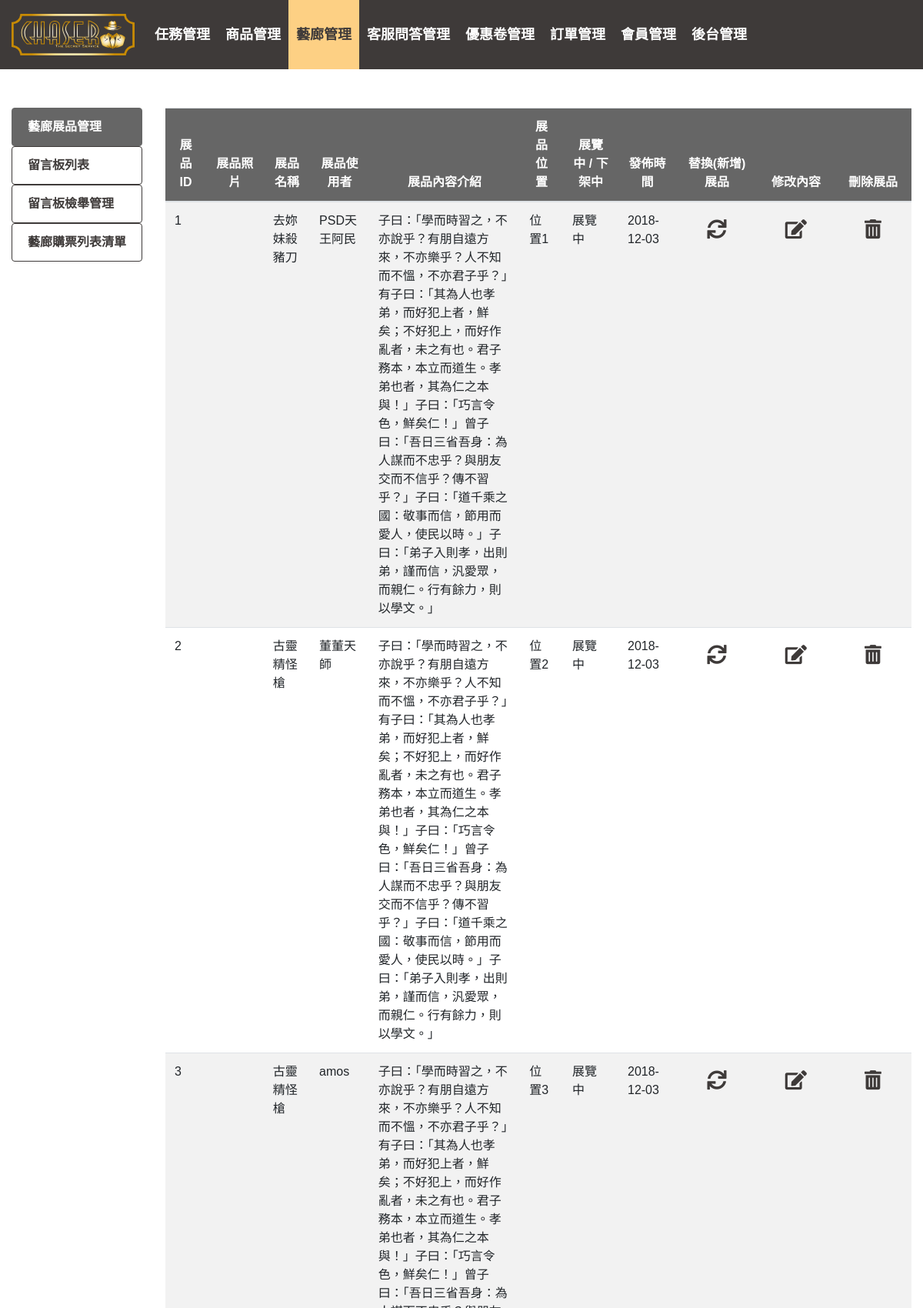
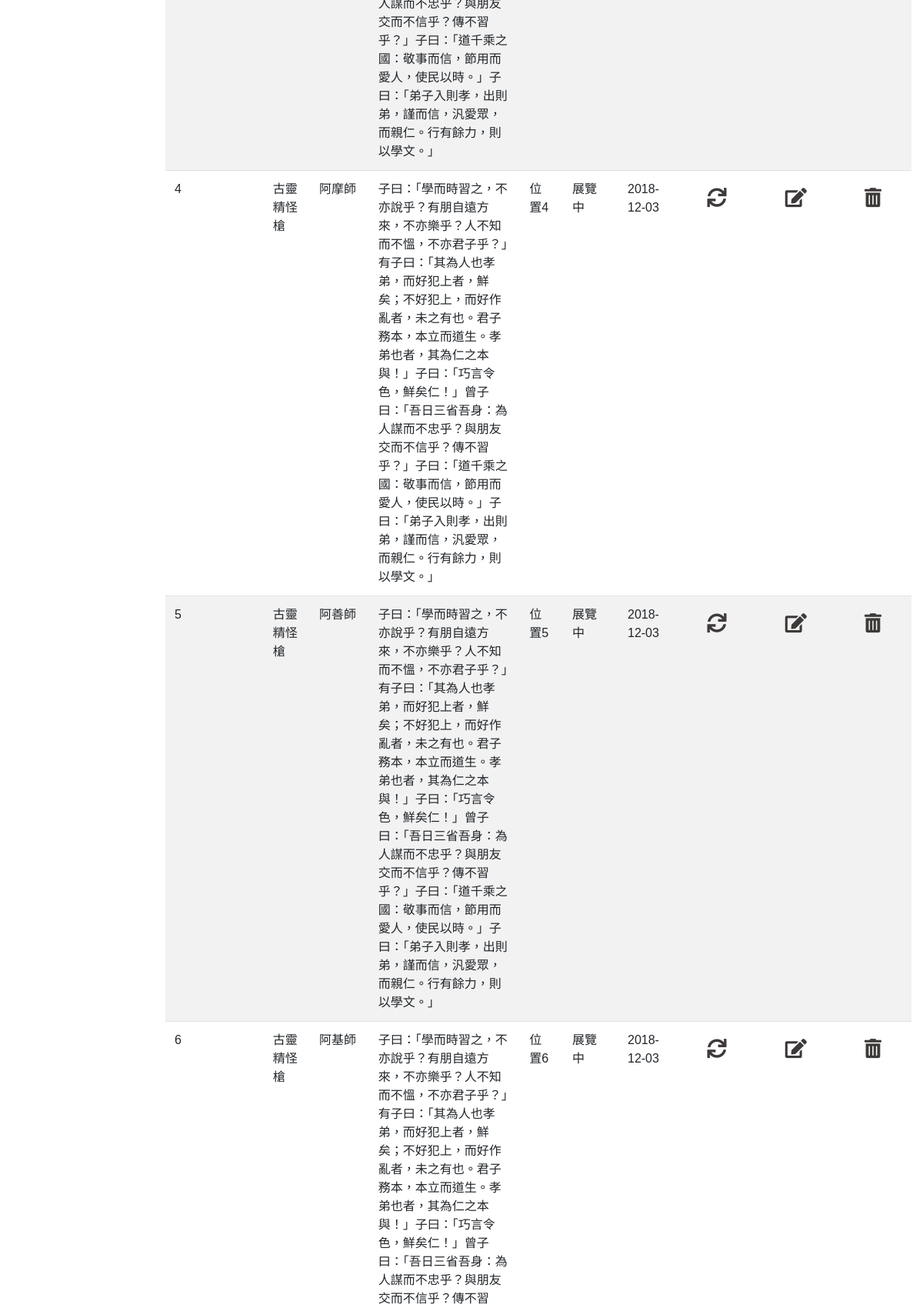
Screenshot of /gallery_backstage_1.php (upper part) with the database file from the repository (2 pictures, top to bottom).
### tables this page shows
CREATE TABLE `gallery` (
  `picid` int(50) UNSIGNED NOT NULL,
  `positionno` int(2) UNSIGNED NOT NULL DEFAULT '0',
  `pictitle` varchar(50) NOT NULL DEFAULT '0',
  `picuser` varchar(50) NOT NULL DEFAULT '0',
  `piccontent` varchar(350) NOT NULL DEFAULT '0',
  `imgname` varchar(50) NOT NULL DEFAULT '0',
  `upordown` int(1) UNSIGNED NOT NULL DEFAULT '0',
  `addtime` date NOT NULL
);

### gallery_backstage_1.php (the view, shortened to what this page needs)
<?php
    try {
        require_once "connection.php";
        $sql = "select * from gallery order by upordown DESC, positionno";
        $stmt = $pdo->query($sql);
        $result = $stmt->fetchAll(PDO::FETCH_ASSOC);
    } catch (PDOException $e) {
        exit('資料庫連結失敗，錯誤訊息為:' . $e->getMessage());
    }
?>
<!DOCTYPE html>
<html lang="zh-tw">
<head>
    <link rel="stylesheet" href="css\bootstrap-scss\bootstrap.css" />
    <link rel="stylesheet" href="https://use.fontawesome.com/releases/v5.6.3/css/all.css">
    <link rel="stylesheet" href="css/backstage/backstage_common.css">
    <link rel="stylesheet" href="css/backstage/gallery-backstage.min.css" />
</head>
<body>
    <?php include_once 'backstage_navbar.php'; ?>
    <div class="container-fluid main1 pb-5">
        <div class="row">
            <div class="col-2">
                <ul class="list-group">
                    <a href="gallery_backstage_1.php" class="" id="" name=""><li class="list-group-item active">藝廊展品管理</li></a>
                    <a href="gallery_backstage_2.php" class="" id="" name=""><li class="list-group-item">留言板列表</li></a>
                    <a href="gallery_backstage_3.php" class="" id="" name=""><li class="list-group-item">留言板檢舉管理</li></a>
                    <a href="gallery_backstage_4.php" class="" id="" name=""><li class="list-group-item">藝廊購票列表清單</li></a>
                </ul>
            </div>
            <div class="col-10">
                <table class="table table-striped">
                    <thead id="thead">
                        <tr>
                            <th scope="col" width="80" style="text-align:center">展品ID</th>
                            <th scope="col" width="160" style="text-align:center">展品照片</th>
                            <th scope="col" width="110" style="text-align:center">展品名稱</th>
                            <th scope="col" width="110" style="text-align:center">展品使用者</th>
                            <th scope="col" width="500" style="text-align:center">展品內容介紹</th>
                            <th scope="col" width="90" style="text-align:center">展品位置</th>
                            <th scope="col" width="150" style="text-align:center">展覽中 / 下架中</th>
                            <th scope="col" width="100" style="text-align:center">發佈時間</th>
                            <th scope="col" width="120" style="text-align:center">替換(新增)展品</th>
                            <th scope="col" width="80" style="text-align:center">修改內容</th>
                            <th scope="col" width="80" style="text-align:center">刪除展品</th>
                        </tr>
                    </thead>
                    <tbody>
                        <?php foreach ($result as $row): ?>
                            <tr>
                                <td><?=$row["picid"];?></td>
                                <td><img src='images/gallery-img/gallery-uploadpic-file/<?=$row["imgname"];?>' width="150" alt=""></td>
                                <td><?=$row["pictitle"];?></td>
                                <td><?=$row["picuser"];?></td>
                                <td><?=$row["piccontent"];?></td>
                                <td>位置<?=$row["positionno"];?></td>
                                <td><?php $ans = ($row["upordown"] == 1) ? "展覽中" : "下架中";echo $ans;?></td>
                                <td><?=$row["addtime"];?></td>
                                <td class="icon"><a href='gallery-add.php?picid=<?=$row["picid"];?>&positionno=<?=$row["positionno"];?>'><i class="fas fa-sync"></i></a></td>
                                <td class="icon"><a href='gallery-edit.php?picid=<?=$row["picid"];?>'><i class="fas fa-edit"></i></a></td>
                                <td class="icon"><a href='javascript:dodel(<?=$row["picid"];?>)'><i class="fas fa-trash-alt"></i></a></td>
                            </tr>
                        <?php endforeach;?>
                    </tbody>
                </table>
            </div>
        </div>
    </div>
</body>
</html>

### css/backstage/backstage_common.css (style rules this page uses)
html { height: 100%; }
body { font-family: Arial, 'LiHei Pro', 微軟正黑體, "Microsoft JhengHei", sans-serif; position: relative; min-height: 100%; }
.list-group-item { border: 1px solid #3E3A39; color: #3E3A39; font-weight: 700; }
.list-group-item.active { background-color: #666; border-color: #666; color: #fff; }
#thead { background-color: #666; color: #fff; }

### rows the page displays
gallery: picid "1", pictitle "去妳妹殺豬刀", picuser "PSD天王阿民", piccontent "子曰：「學而時習之，不亦說乎？有朋自遠方來，不亦樂乎？人不知而不慍，不亦君子乎？」有子曰：「其為人也孝弟，而好犯上者，鮮矣；不好犯上，而好作亂者，未之有也。君子務本，本立而道生。孝弟也者，其為仁之本與！」子曰：「巧言令色，鮮矣仁！」曾子曰：「吾日三省吾身：為人謀而不忠乎？與朋友交而不信乎？傳不習乎？」子曰：「道千乘之國：敬事而信，節用而愛人，使民以時。」子曰：「弟子入則孝，出則弟，謹而信，汎愛眾，而親仁。行有餘力，則以學文。」", positionno "1", upordown "展覽中", addtime "2018-12-03"
gallery: picid "2", pictitle "古靈精怪槍", picuser "董董天師", piccontent "子曰：「學而時習之，不亦說乎？有朋自遠方來，不亦樂乎？人不知而不慍，不亦君子乎？」有子曰：「其為人也孝弟，而好犯上者，鮮矣；不好犯上，而好作亂者，未之有也。君子務本，本立而道生。孝弟也者，其為仁之本與！」子曰：「巧言令色，鮮矣仁！」曾子曰：「吾日三省吾身：為人謀而不忠乎？與朋友交而不信乎？傳不習乎？」子曰：「道千乘之國：敬事而信，節用而愛人，使民以時。」子曰：「弟子入則孝，出則弟，謹而信，汎愛眾，而親仁。行有餘力，則以學文。」", positionno "2", upordown "展覽中", addtime "2018-12-03"
gallery: picid "3", pictitle "古靈精怪槍", picuser "amos", piccontent "子曰：「學而時習之，不亦說乎？有朋自遠方來，不亦樂乎？人不知而不慍，不亦君子乎？」有子曰：「其為人也孝弟，而好犯上者，鮮矣；不好犯上，而好作亂者，未之有也。君子務本，本立而道生。孝弟也者，其為仁之本與！」子曰：「巧言令色，鮮矣仁！」曾子曰：「吾日三省吾身：為人謀而不忠乎？與朋友交而不信乎？傳不習乎？」子曰：「道千乘之國：敬事而信，節用而愛人，使民以時。」子曰：「弟子入則孝，出則弟，謹而信，汎愛眾，而親仁。行有餘力，則以學文。」", positionno "3", upordown "展覽中", addtime "2018-12-03"
gallery: picid "4", pictitle "古靈精怪槍", picuser "阿摩師", piccontent "子曰：「學而時習之，不亦說乎？有朋自遠方來，不亦樂乎？人不知而不慍，不亦君子乎？」有子曰：「其為人也孝弟，而好犯上者，鮮矣；不好犯上，而好作亂者，未之有也。君子務本，本立而道生。孝弟也者，其為仁之本與！」子曰：「巧言令色，鮮矣仁！」曾子曰：「吾日三省吾身：為人謀而不忠乎？與朋友交而不信乎？傳不習乎？」子曰：「道千乘之國：敬事而信，節用而愛人，使民以時。」子曰：「弟子入則孝，出則弟，謹而信，汎愛眾，而親仁。行有餘力，則以學文。」", positionno "4", upordown "展覽中", addtime "2018-12-03"
gallery: picid "5", pictitle "古靈精怪槍", picuser "阿善師", piccontent "子曰：「學而時習之，不亦說乎？有朋自遠方來，不亦樂乎？人不知而不慍，不亦君子乎？」有子曰：「其為人也孝弟，而好犯上者，鮮矣；不好犯上，而好作亂者，未之有也。君子務本，本立而道生。孝弟也者，其為仁之本與！」子曰：「巧言令色，鮮矣仁！」曾子曰：「吾日三省吾身：為人謀而不忠乎？與朋友交而不信乎？傳不習乎？」子曰：「道千乘之國：敬事而信，節用而愛人，使民以時。」子曰：「弟子入則孝，出則弟，謹而信，汎愛眾，而親仁。行有餘力，則以學文。」", positionno "5", upordown "展覽中", addtime "2018-12-03"
gallery: picid "6", pictitle "古靈精怪槍", picuser "阿基師", positionno "6", upordown "展覽中", addtime "2018-12-03"
